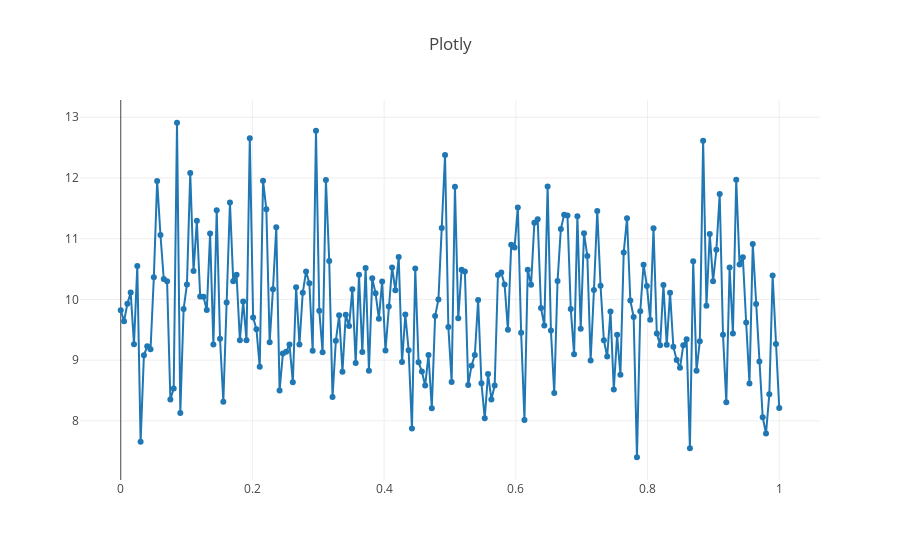

Notebook source saved alongside this figure:
### Markdown cell above
### Plotly

### Code cell
import plotly
from plotly.offline import download_plotlyjs, init_notebook_mode, plot, iplot
import plotly.graph_objs as go

plotly.offline.init_notebook_mode(connected=True)

trace = go.Scatter(
    x = x,
    y = y,
    mode = 'lines+markers',
    name = 'lines+markers'
)

data = [trace]

layout = go.Layout(title="Plotly")

fig = go.Figure(data=data,layout=layout)

iplot(fig)

### Figure 1 — Plotly figure (JSON) as saved in the notebook; plotly's stock layout.template omitted (floating-point values rounded to 4 significant figures; data arrays with more than 128 entries replaced by an {"elided": "..."} marker saying what was removed)
{"data": [{"mode": "lines+markers", "name": "lines+markers", "type": "scatter", "uid": "a83b67bf-1bcb-44c6-89b7-b30bbd085cb5", "x": {"elided": "200 float values"}, "y": {"elided": "200 float values"}}], "layout": {"autosize": true, "title": {"text": "Plotly"}, "xaxis": {"autorange": true, "range": [-0.05951, 1.06], "type": "linear"}, "yaxis": {"autorange": true, "range": [7.003, 13.31], "type": "linear"}}}
